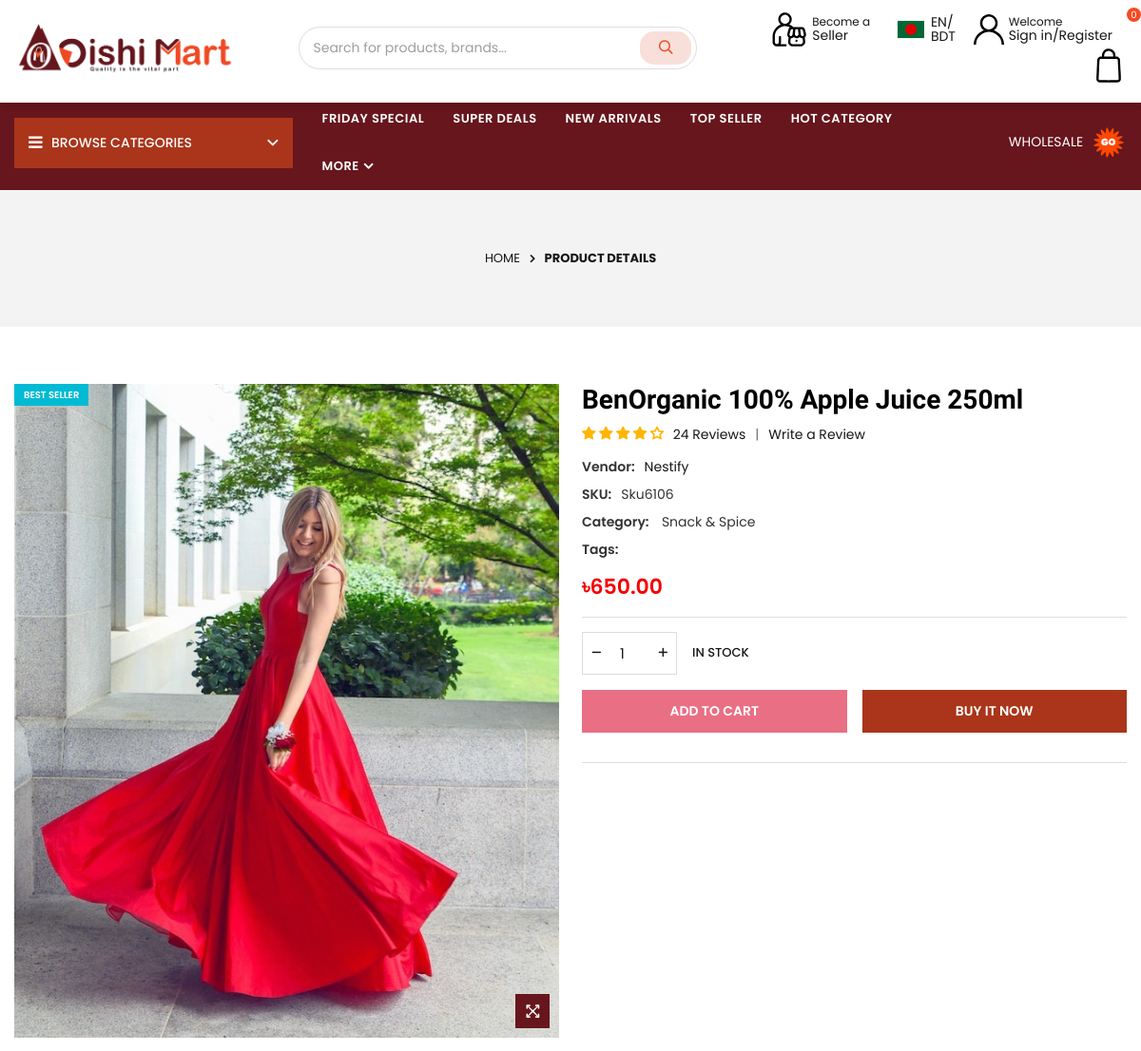
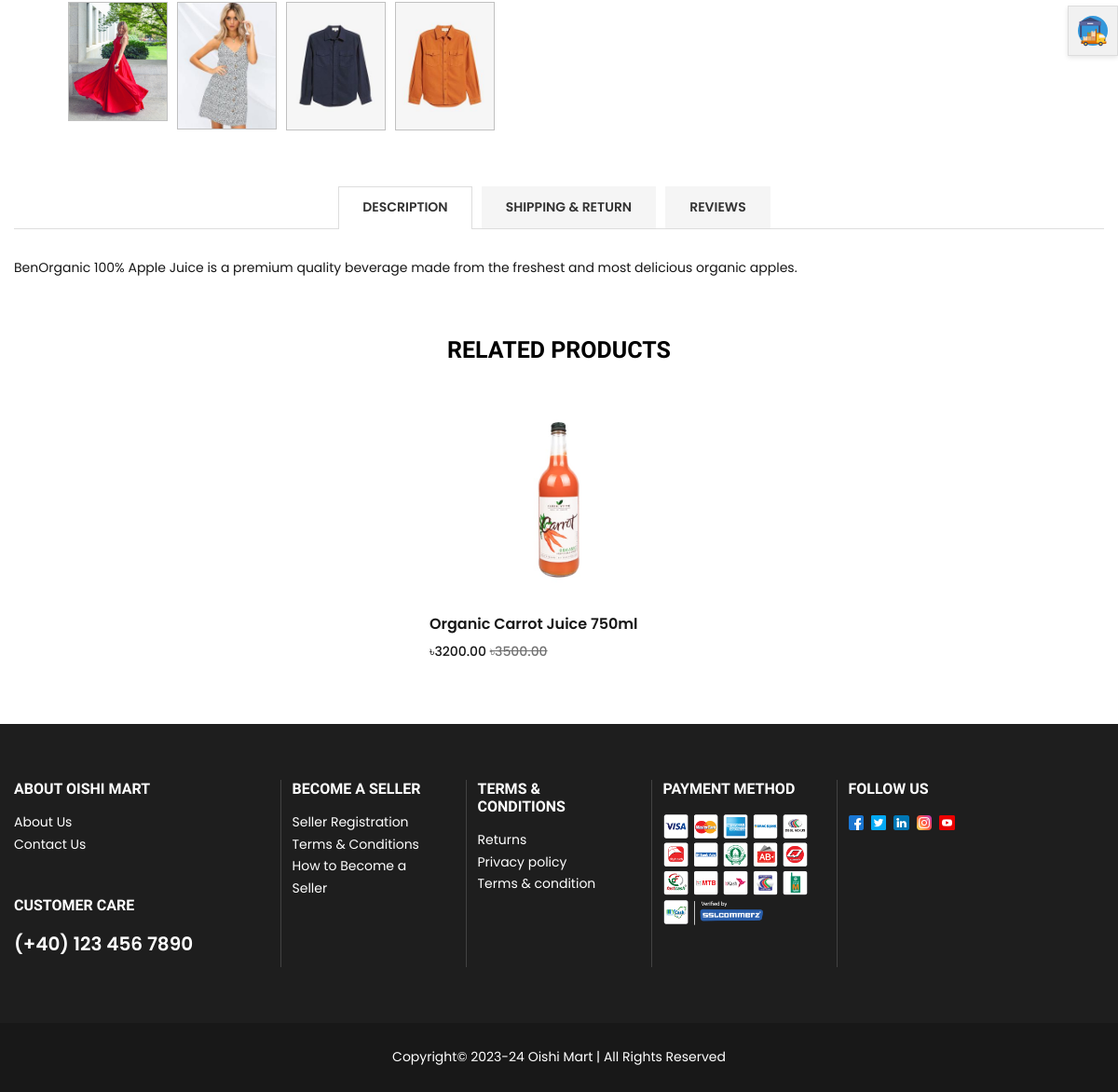
Page /product/2eeeha3a14/ on the committed database (2 pictures, top to bottom).
### core/models.py (models this page shows, shortened)
class Product(models.Model):
    pid = ShortUUIDField(unique=True, length=10, max_length=20, alphabet="abcdefgh12345")
    user = models.ForeignKey(User, on_delete=models.SET_NULL, null=True)
    category = models.ForeignKey(Category, on_delete=models.SET_NULL, null=True, related_name='category')
    vendor = models.ForeignKey(Vendor, on_delete=models.SET_NULL, null=True)
    title = models.CharField(max_length=100, default="Fresh Pear")
    imageThumb = models.ImageField(upload_to=user_directory_path, default="productThumb.jpg")
    image = models.ImageField(upload_to=user_directory_path, default="product.jpg")
    video = models.TextField(null=True, blank=True, default="This is the product video link")
    description = models.TextField(null=True, blank=True, default="This is the product")
    price = models.DecimalField(max_digits=99999999999999, decimal_places=2, default="1.99")
    old_price = models.DecimalField(max_digits=99999999999999, decimal_places=2, default="1.99")
    specification = models.TextField(null=True, blank=True)
    product_status = models.CharField(choices=STATUS, max_length=10, default="in_review")
    status = models.BooleanField(default=True)
    in_stock = models.BooleanField(default=True)
    featured = models.BooleanField(default=False)
    digital = models.BooleanField(default=False)
    fridaySpecial = models.BooleanField(default=False)
    superDeals = models.BooleanField(default=False)
    newArrivals = models.BooleanField(default=True)
    topSeller = models.BooleanField(default=False)
    hotCategory = models.BooleanField(default=False)
    sku = ShortUUIDField(unique=True, length=4, max_length=10, prefix="sku", alphabet="1234567890")
    date = models.DateTimeField(auto_now_add=True)
    updated = models.DateTimeField(null=True, blank=True)
    class Meta:
        verbose_name_plural = "Products"
    def get_percentage(self):
        if self.old_price != 0:
            percentage = ((self.old_price - self.price) / self.old_price) * 100
            return round(percentage, 2)
        else:
            return 0

class ProductImages(models.Model):
    image = models.ImageField(upload_to="product-images", default="product.jpg")
    thumbnail = models.ImageField(upload_to="product-thumbnails", default="product_thumb.jpg")
    product = models.ForeignKey(Product, related_name="p_image", on_delete=models.SET_NULL, null=True)
    date = models.DateTimeField(auto_now_add=True)
    class Meta:
        verbose_name_plural = "Product Images"

class Vendor(models.Model):
    vid = ShortUUIDField(unique=True, length=10, max_length=20, prefix="ven", alphabet="abcdefgh12345")
    title = models.CharField(max_length=100, default="Nestify")
    image = models.ImageField(upload_to=user_directory_path, default="vendor.jpg")
    description = models.TextField(null=True, blank=True, default="I am an amazing vendor")
    address = models.CharField(max_length=100, default="123 Main Street.")
    contact = models.CharField(max_length=100, default="+8801000000000")
    chat_resp_time = models.CharField(max_length=100, default="100")
    shipping_on_time = models.CharField(max_length=100, default="100")
    authentic_rating = models.CharField(max_length=100, default="100")
    days_return = models.CharField(max_length=100, default="100")
    warranty_period = models.CharField(max_length=100, default="100")
    user = models.ForeignKey(User, on_delete=models.SET_NULL, null=True)
    class Meta:
        verbose_name_plural = "Vendors"
    def __str__(self):
        return self.title

class Category(models.Model):
    cid = ShortUUIDField(unique=True, length=10, max_length=20, prefix="cat", alphabet="abcdefgh12345")
    title = models.CharField(max_length=100, default="Food")
    image = models.ImageField(upload_to="category", default="category.jpg")
    class Meta:
        verbose_name_plural = "Categories"
    def __str__(self):
        return self.title

### core/views.py (the view)
# urls.py: path("product/<pid>/", product_detail_view, name="product-detail"),
def product_detail_view(request, pid):
    product = Product.objects.get(pid=pid)
    rproducts = Product.objects.filter(category=product.category).exclude(pid=pid)
    p_image = product.p_image.all()
    context = {
        "product": product,
        "p_image": p_image,
        "rproducts": rproducts,
    }
    return render(request, "core/product-detail.html", context)

### core/context_processor.py (called while the page is built)
def default(request):
    categories = Category.objects.all().order_by("-id")
    return{
        'categories': categories,
    }

def cart_view(request):
    cart_total_amount = 0
    if 'cart_data_obj' in request.session:
        for p_id, item in request.session['cart_data_obj'].items():
            cart_total_amount += int(item['qty'])*float(item['price'])
        return {"cart_data":request.session['cart_data_obj'], 'totalcartitems': len(request.session['cart_data_obj']), "cart_total_amount": cart_total_amount}
    else:
        return {"cart_data":'', 'totalcartitems': 0, "cart_total_amount": cart_total_amount}

### templates/core/product-detail.html (shortened to what this page needs)
            {% extends 'partials/base.html' %}
            {% load static %}
            {% block content %}
            <div id="page-content">
                <div class="page-header text-center">
                    <div class="container">
                        <div class="row align-items-center">
                            <div class="col-12 col-sm-12 col-md-12 col-lg-12">
                                <div class="breadcrumbs"><a href="#" title="Back to the home page">Home</a><span class="main-title fw-bold"><i class="icon anm anm-angle-right-l"></i>Product Details</span></div>
                            </div>
                        </div>
                    </div>
                </div>
                <div class="container">
                    <div class="product-single">
                        <div class="row">
                            <div class="col-lg-6 col-md-6 col-sm-12 col-12 product-layout-img mb-4 mb-md-0">
                                <div class="product-details-img product-horizontal-style">
                                    <div class="zoompro-wrap">
                                        <div class="zoompro-span"><img id="zoompro" class="zoompro" src="{{ product.imageThumb.url }}" data-zoom-image="{{ product.image.url }}" alt="product" /></div>
                                        <div class="product-labels"><span class="lbl pr-label1">Best seller</span></div>
                                        <div class="product-buttons">
                                            <a href="#" class="btn prlightbox" data-bs-toggle="tooltip" data-bs-placement="top" title="Zoom Image"><i class="icon anm anm-expand-l-arrows"></i></a>
                                        </div>
                                    </div>
                                    <div class="product-thumb product-horizontal-thumb mt-3">
                                        <div id="gallery" class="product-thumb-horizontal">
                                            <a data-image="{{ product.imageThumb.url }}" data-zoom-image="{{ product.image.url }}" class="slick-slide slick-cloned active">
                                                <img class="blur-up lazyload" data-src="{{ product.imageThumb.url }}" src="{{ product.imageThumb.url }}" alt="product" />
                                            </a>
                                            {% for p in p_image %}
                                            <a data-image="{{ p.thumbnail.url }}" data-zoom-image="{{ p.image.url }}" class="slick-slide slick-cloned active">
                                                <img class="blur-up lazyload" data-src="{{ p.thumbnail.url }}" src="{{ p.thumbnail.url }}" alt="product" />
                                            </a>
                                            {% endfor %}
                                        </div>
                                    </div>
                                </div>
                            </div>
                            <div class="col-lg-6 col-md-6 col-sm-12 col-12 product-layout-info">
                                <div class="product-single-meta">
                                    <h2 class="product-main-title">{{ product.title }}</h2>
                                    <div class="product-review d-flex-center mb-3">
                                        <div class="reviewStar d-flex-center"><i class="icon anm anm-star"></i><i class="icon anm anm-star"></i><i class="icon anm anm-star"></i><i class="icon anm anm-star"></i><i class="icon anm anm-star-o"></i><span class="caption ms-2">24 Reviews</span></div>
                                        <a class="reviewLink d-flex-center" href="#reviews">Write a Review</a>
                                    </div>
                                    <div class="product-info">
                                        <p class="product-vendor">Vendor:<span class="text"><a href="#">{{ product.vendor }}</a></span></p>
                                        <p class="product-sku">SKU:<span class="text">{{ product.sku }}</span></p>
                                        <p class="product-cat">Category: <span>{{ product.category }}</span></p>
                                        <p class="product-tags">Tags: <span></span></p>
                                    </div>
                                    <div class="product-price d-flex-center my-3">
                                       <span class="price">৳</span><span class="price">{{ product.price }}</span>
                                    </div>
                                </div>
                                <form method="post" action="#" class="product-form product-form-border hidedropdown">
                                    <div class="product-action w-100 d-flex-wrap mb-3">
                                        <div class="product-form-quantity w-100 d-flex-center">
                                            <div class="qtyField">
                                                <a class="qtyBtn minus" href="#;"><i class="icon anm anm-minus-r"></i></a>
                                                <input type="number" name="" id="product-quantity" value="1" class="product-form-input qty" />
                                                <a class="qtyBtn plus" href="#;"><i class="icon anm anm-plus-r"></i></a>
                                            </div>
                                            <div class="pro-stockLbl ms-3">
                                                <span class="d-flex-center stockLbl instock text-uppercase">In stock</span>
                                            </div>
                                        </div>
                                        <div class="product-form-submit addcart fl-1 ms-0 mt-3">
                                            <button type="button" name="add" class="btn btn-secondary product-form-cart-submit add-to-cart-btn" data-index="{{ product.id }}" id="add-to-cart-btn"><span>Add to cart</span></button>
                                        </div>
                                        <div class="product-form-submit buyit fl-1 ms-3 mt-3">
                                            <button type="submit" class="btn btn-primary proceed-to-checkout"><span>Buy it now</span></button>
                                        </div>
                                    </div>
                                </form>
                            </div>
                        </div>
                    </div>
                    <div class="tabs-listing section pb-0">
                        <ul class="product-tabs style3 border-bottom list-unstyled d-flex-wrap d-flex-justify-center d-none d-md-flex">
                            <li rel="description" class="active"><a class="tablink">Description</a></li>
                            <li rel="shipping-return"><a class="tablink">Shipping &amp; Return</a></li>
                            <li rel="reviews"><a class="tablink">Reviews</a></li>
                        </ul>
                        <div class="tab-container">
                            <div id="description" class="tab-content">
                                <div class="product-description">
                                    <div class="row">
                                        <div class="col-12 col-sm-12 col-md-12 col-lg-12 mb-0 mb-md-0">
                                            {{ product.description }}
                                        </div>
                                    </div>
                                </div>
                            </div>
                        </div>
                    </div>
                </div>
                <section class="section product-slider pb-0">
                    <div class="container">
                        <div class="section-header">
                            <h2>Related products</h2>
                        </div>
                        <div class="product-slider-4items gp10 arwOut5 grid-products pro-hover3">
                            {% for rp in rproducts %}
                            <div class="item col-item">
                                <div class="product-box">
                                    <div class="product-image">
                                        <a href="{% url 'core:product-detail' rp.pid %}" class="product-img rounded-4">
                                            <img class="primary rounded-4 blur-up lazyload" data-src="{{ rp.image.url }}" src="{{ rp.image.url }}" alt="Product" title="Product" width="400" height="400" />
                                        </a>
                                    </div>
                                    <div class="product-details text-left">
                                        <div class="product-name" style="font-size: 16px;">
                                            <a href="{% url 'core:product-detail' rp.pid %}">{{ rp.title }}</a>
                                        </div>
                                        <div class="product-name-price">
                                            <div class="product-name">
                                                <span class="price">৳</span><span class="price">{{ rp.price }}</span>
                                                <span class="price old-price" style="opacity: .6;text-decoration: line-through;">৳{{ rp.old_price }}</span>
                                            </div>
                                        </div>
                                    </div>
                                </div>
                            </div>
                            {% endfor %}
                        </div>
                    </div>
                </section>
            </div>
            {% endblock content %}

### static/assets/css/responsive.css (style rules this page uses)
@media only screen and (min-width: 992px) { #page-content { min-height:400px; } }
@media only screen and (min-width: 992px) { .grid-products.pro-hover3 .product-image { margin: 0 auto 0; } }
@media only screen and (min-width: 992px) { .grid-products.pro-hover3 .product-details { background-color: #ffffff; padding: 15px 0 0; -webkit-transition: all .3s ease; transition: all .3s ease; -webkit-transform: translateY(0); transform: translateY(0); } }

### rows in the picture
Product: imageThumb (picture), title "BenOrganic 100% Apple Juice 250ml", vendor "Nestify", sku "Sku6106", category "Snack & Spice", price "650.00", description "BenOrganic 100% Apple Juice is a premium quality beverage made from the freshest and most delicious organic apples."
ProductImages: thumbnail (picture)
ProductImages: thumbnail (picture)
ProductImages: thumbnail (picture)
Product: image (picture), title "Organic Carrot Juice 750ml", price "3200.00", old_price "3500.00"

### other values in the picture
{{ request.session.cart_data_obj|length }} "0"
